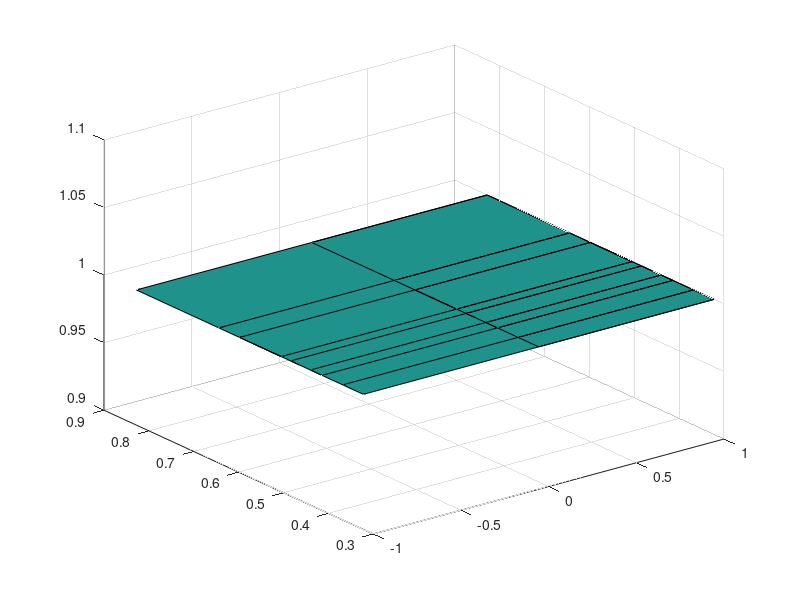

The MATLAB script that drew this image:
%t = 0:0.1:10;
%x = exp(-0.2*t).*cos(2*t)
%y = exp(-0.2*t).*sin(2*t);

%plot3(x,y,t, 'r')

clear all
x=[1 0 -1 1]
y=[0.322 0.414 0.505 0.598 0.484 0.44 0.368 0.644 0.828]
z=ones(9,4)
figure
surf(x,y,z)


%h=scatter3([0,0],[0,1],[0,0]);
%for n=1:30
%    set(h,'XData',[0,n],'YData',[0,2*n],'ZData',[0,3*n]);   % 更新数据 
%    pause(0.2);
%    drawnow;
%end

